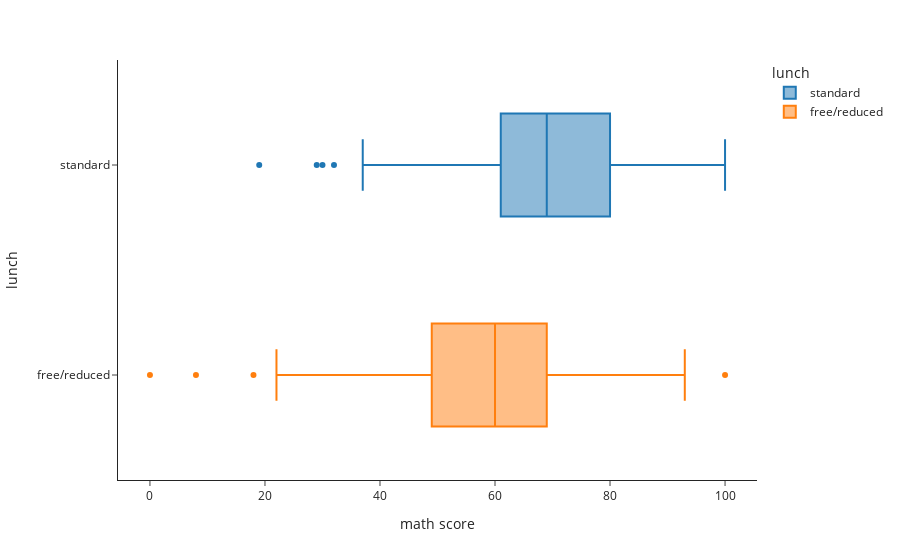

Write notebook code for a chart like this one.
### Code cell
#print(lunch['math score'].mean())
grouped_lunch = lunch.groupby('lunch')
mean_by_lunch = grouped_lunch['math score'].mean()
print(mean_by_lunch)#display mean score of both groups

px.box(lunch, x='math score',y='lunch', color='lunch')#Use boxplot to visualize IQR, Median, Outliers and Range.

### Figure 1 — Plotly figure (JSON) as saved in the notebook; plotly's stock layout.template omitted (floating-point values rounded to 4 significant figures; data arrays with more than 128 entries replaced by an {"elided": "..."} marker saying what was removed)
{"data": [{"alignmentgroup": "True", "hovertemplate": "lunch=%{y}<br>math score=%{x}<extra></extra>", "legendgroup": "standard", "marker": {"color": "#1F77B4"}, "name": "standard", "notched": false, "offsetgroup": "standard", "orientation": "h", "showlegend": true, "type": "box", "x": {"elided": "645 int values"}, "x0": " ", "xaxis": "x", "y": {"elided": "645 str values"}, "y0": " ", "yaxis": "y"}, {"alignmentgroup": "True", "hovertemplate": "lunch=%{y}<br>math score=%{x}<extra></extra>", "legendgroup": "free/reduced", "marker": {"color": "#FF7F0E"}, "name": "free/reduced", "notched": false, "offsetgroup": "free/reduced", "orientation": "h", "showlegend": true, "type": "box", "x": {"elided": "355 int values"}, "x0": " ", "xaxis": "x", "y": {"elided": "355 str values"}, "y0": " ", "yaxis": "y"}], "layout": {"boxmode": "overlay", "legend": {"title": {"text": "lunch"}, "tracegroupgap": 0}, "margin": {"t": 60}, "xaxis": {"anchor": "y", "domain": [0, 1], "title": {"text": "math score"}}, "yaxis": {"anchor": "x", "categoryarray": ["free/reduced", "standard"], "categoryorder": "array", "domain": [0, 1], "title": {"text": "lunch"}}}}
